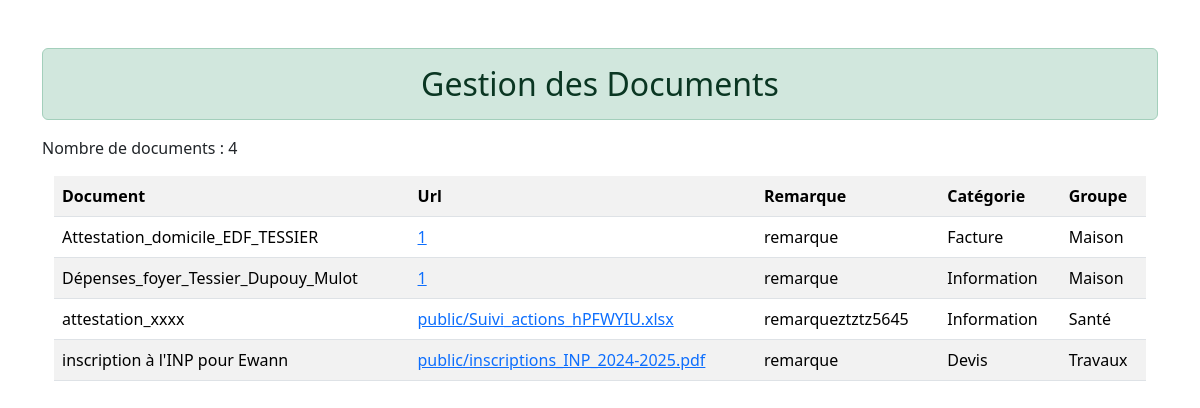
Page /show/ on the committed database.
### AppGed/models.py (models this page shows, shortened)
class Document(models.Model):
    nom_document = models.CharField(max_length=50, verbose_name='Nom du Document')
    piecejointe = models.FileField(upload_to='public', verbose_name='Fichier')
    remarque = models.TextField(max_length=512)
    categorie = models.ForeignKey(Categorie, on_delete=models.DO_NOTHING, verbose_name='Catégorie')
    groupe = models.ForeignKey(Groupe, on_delete=models.DO_NOTHING)
    class Meta:
        verbose_name = "Document"
        verbose_name_plural = "Documents"

class Categorie(models.Model):
    nom_categorie = models.CharField(max_length=50)
    def __str__(self):
        return self.nom_categorie
    class Meta:
        verbose_name = "Catégorie"
        verbose_name_plural = "Catégories"

class Groupe(models.Model):
    nom_groupe = models.CharField(max_length=10)
    def __str__(self):
        return self.nom_groupe
    class Meta:
        verbose_name = "Groupe"
        verbose_name_plural = "Groupes"

### AppGed/views.py (the view)
# urls.py: path('show/', views.show_doc, name = "showdoc"),
def show_doc(request):
    NbrdocGroupe = Document.objects.count()
    context = {"Documents" : Document.objects.all(),"NbrDoc" : NbrdocGroupe}
    return render(request, 'AppGed/show_doc.html', context)

### AppGed/templates/AppGed/show_doc.html
{% extends 'AppGed/base.html' %}
{% block content %}
<p>Nombre de documents : {{ NbrDoc }}</p>
<div class="container">
    <table class="table table-striped">
        <tr>
            <th>Document</th>
            <th>Url</th>
            <th>Remarque</th>
            <th>Catégorie</th>
            <th>Groupe</th>
        </tr>
        {% for doc in Documents %}
        <tr>
            <td> {{ doc.nom_document }} </td>
            <td><a href="http://localhost:8000/media/{{ doc.piecejointe }}">{{ doc.piecejointe }}</a> </td>
            <td> {{ doc.remarque }} </td>
            <td> {{ doc.categorie }} </td>
            <td> {{ doc.groupe }} </td>
        </tr>
        {% empty %}
            <h2> Pas de document </h2>
        {% endfor %}
    </table>
</div>
{% endblock content %}

### AppGed/templates/AppGed/base.html (shortened to what this page needs)
<!DOCTYPE html>
{% load static %}
<html lang="fr">
<head>
    <link rel="stylesheet" href="{% static 'AppGed/css/bootstrap.css' %}">
</head>
<body>
    <div class="container mt-5">
        <h2 class="text-center alert alert-success">Gestion des Documents</h2>
        {% block content %} {% endblock content %}
    </div>
</body>
</html>

### rows in the picture
Document: nom_document "Attestation_domicile_EDF_TESSIER", piecejointe "1", remarque "remarque", categorie "Facture", groupe "Maison"
Document: nom_document "Dépenses_foyer_Tessier_Dupouy_Mulot", piecejointe "1", remarque "remarque", categorie "Information", groupe "Maison"
Document: nom_document "attestation_xxxx", piecejointe "public/Suivi_actions_hPFWYIU.xlsx", remarque "remarqueztztz5645", categorie "Information", groupe "Santé"
Document: nom_document "inscription à l'INP pour Ewann", piecejointe "public/inscriptions_INP_2024-2025.pdf", remarque "remarque", categorie "Devis", groupe "Travaux"

### other values in the picture
{{ NbrDoc }} "4"
